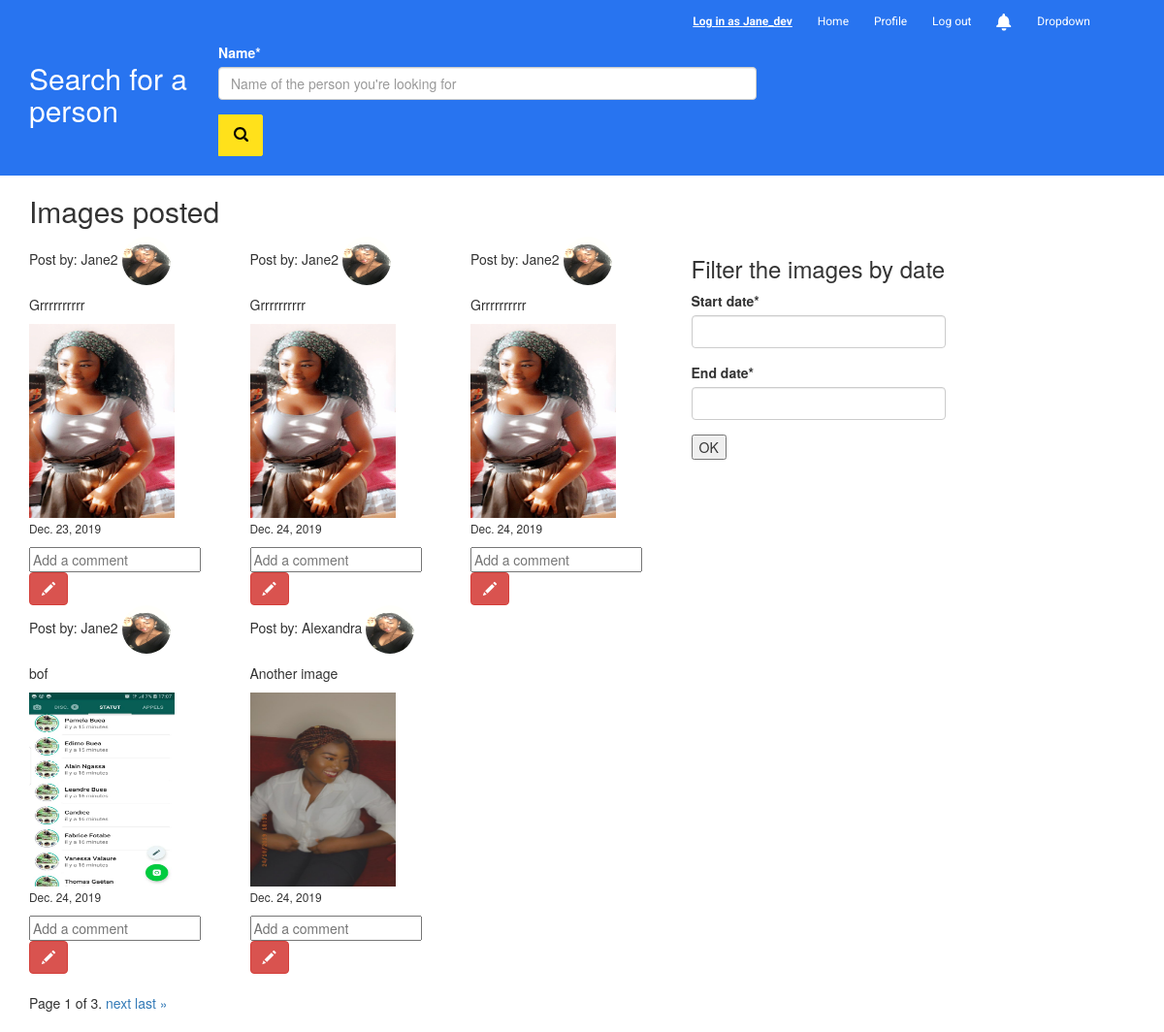
The page / (signed in) on the database its author committed.
### users/models.py (models this page shows, shortened)
class UploadImages(models.Model):
    user = models.ForeignKey(User, on_delete=models.CASCADE)
    image = models.ImageField(upload_to='uploaded_images/', null=True)
    image_label = models.TextField()
    pub_date = models.DateField(default=timezone.now)

class Profile(models.Model):
    user = models.OneToOneField(User, on_delete=models.CASCADE)
    profile_image = models.ImageField(upload_to='profile_pics/', null=True)

### search_number/views.py (the view)
# urls.py: path('', views.index, name='index'),
def index(request):
    if request.method == 'POST':
        form = forms.SearchForm(request.POST)
        date_form = forms.DateRangeForm(request.POST)
        com_form = CommentForms(request.POST)
        if form.is_valid():
            name= form.cleaned_data["name"]
            return redirect('results', name=name)
        if date_form.is_valid():
            qs = UploadImages.objects.filter(pub_date__range=(
                date_form.cleaned_data['start_date'],
                date_form.cleaned_data['end_date']
                ))
            return render(request, "index.html", {'form': form,
                                                  'images': qs,
                                                  'd_form': date_form})
    else:
        images_list = UploadImages.objects.all()
        paginator = Paginator(images_list, 5)
        page = request.GET.get('page')
        images = paginator.get_page(page)
        form = forms.SearchForm()
        date_form = forms.DateRangeForm()
        com_form = CommentForms(request.POST)
    return render(request, "index.html", {'form' : form,
                                          'images': images,
                                          'd_form':date_form,
                                          'c_form': com_form})

### search_number/forms.py
class SearchForm(forms.Form):
    name = forms.CharField(
        max_length=30,
        widget=forms.TextInput(attrs={
            "class": "form-control",
            "placeholder": "Name of the person you're looking for",
        })
    )

class DateRangeForm(forms.Form):
    start_date = forms.DateField()
    end_date = forms.DateField()

### search_number/templates/index.html (shortened to what this page needs)
<!DOCTYPE html>
<html lang="en">
{% load static %}
{% load crispy_forms_tags %}
<head>
        <link href="{% static 'main.css' %}" rel="stylesheet">
    <link href="//maxcdn.bootstrapcdn.com/bootstrap/3.3.0/css/bootstrap.min.css" rel="stylesheet" id="bootstrap-css">
</head>
<body>
<div id="flipkart-navbar">
    <div class="container">
        <div class="row row1">
            <ul class="largenav pull-right">
                {% if user.is_authenticated %}
                <li class="upper-links" style="text-decoration:underline; font-weight:bold">Log in as {{ user.username }}</li>
                <li class="upper-links"><a class="links" href="{% url 'index' %}">Home</a></li>
                <li class="upper-links"><a class="links" href="{% url 'profile' %}">Profile</a></li>
                <li class="upper-links"><a class="links" href="{% url 'logout' %}">Log out</a></li>
                {% else %}
                <li class="upper-links"><a class="links" href="{% url 'login' %}">Login</a></li>
                <li class="upper-links"><a class="links" href="{% url 'register' %}">Register</a></li>
                {% endif %}
                <li class="upper-links">
                    <a class="links" href="http://clashhacks.in/">
                    </a>
                </li>
                <li class="upper-links dropdown"><a class="links" href="http://clashhacks.in/">Dropdown</a>
                </li>
            </ul>
        </div>
        <div class="row row2">
            {% if user.is_authenticated %}
            <div class="col-sm-2">
                <h2>Search for a person</h2>
            </div>
            <div class="flipkart-navbar-search smallsearch col-sm-8 col-xs-11">
                <div class="row">
                    <div  class="col col-md-9">
                        <form action="" method="post" enctype="multipart/form-data">
                            {{ form|crispy }}
                            <button class="flipkart-navbar-button col-xs-1" type="submit">
                            </button>
                        </form>
                    </div>
                </div>
            </div>
            {% else %}
            <div class="col col-md-10">You need to Have an account and log in to Search for a person</div>
            {% endif %}
        </div>
    </div>
</div>
<div class="container">
<h2>Images posted</h2>
<div class="row">
    <div class="col col-md-7" style="">
        <div class="row">
            {% for img in images %}
            <div class="col col-md-4">
                <p>Post by: {{img.user.username }}
                    <img height="50" width="50" src="{{ img.user.profile.profile_image.url }}" style="border-radius: 50%;">
                </p>
                <p>{{ img.image_label }}</p>
                <img height="200" width="150" src="{{ img.image.url }}">
                <p><small>{{ img.pub_date }}</small></p>
                <form action="" method="post">
                    <input type="text" placeholder="Add a comment">
                    <button type="submit" class="btn btn-danger"><span class="glyphicon glyphicon-pencil"></span></button>
                </form>
             </div>
            {% endfor %}
         </div>
    </div>
    <div class="col col-md-3">
        <h3>Filter the images by date</h3>
        <form action="" method="post" enctype="multipart/form-data">
            {{ d_form|crispy }}
            <input type="submit" value="OK">
        </form>
    </div>
</div>
 <div class="pagination row">
    <span class="step-links">
        <span class="current">
            Page {{ images.number }} of {{ images.paginator.num_pages }}.
        </span>
        {% if images.has_next %}
            <a href="?page={{ images.next_page_number }}">next</a>
            <a href="?page={{ images.paginator.num_pages }}">last &raquo;</a>
        {% endif %}
    </span>
</div>
</div>
</body>
</html>

### search_number/static/main.css (style rules this page uses)
#flipkart-navbar { background-color: #2874f0; color: #FFFFFF; }
.row1 { padding-top: 10px; padding-right: 50px; }
.row2 { padding-bottom: 20px; }
.flipkart-navbar-button { background-color: #ffe11b; border: 1px solid #ffe11b; border-radius: 0 2px 2px 0; color: #565656; padding: 10px 0; height: 43px; cursor: pointer; }
.upper-links { display: inline-block; padding: 0 11px; line-height: 23px; font-family: 'Roboto', sans-serif; letter-spacing: 0; color: inherit; border: none; outline: none; font-size: 12px; }
.dropdown { position: relative; display: inline-block; margin-bottom: 0px; }
.links { color: #fff; text-decoration: none; }
.largenav { display: none; }
.smallsearch { margin-left: 15px; margin-top: 15px; }
@media screen and (min-width: 768px) { .largenav { display: block; } }
@media screen and (min-width: 768px) { .smallsearch { margin: 0px; } }

### rows shown on the page
UploadImages: user.username "Jane2", user.profile.profile_image (picture), image_label "Grrrrrrrrrr", image (picture), pub_date "Dec. 23, 2019"
UploadImages: user.username "Jane2", user.profile.profile_image (picture), image_label "Grrrrrrrrrr", image (picture), pub_date "Dec. 24, 2019"
UploadImages: user.username "Jane2", user.profile.profile_image (picture), image_label "Grrrrrrrrrr", image (picture), pub_date "Dec. 24, 2019"
UploadImages: user.username "Jane2", user.profile.profile_image (picture), image_label "bof", image (picture), pub_date "Dec. 24, 2019"
UploadImages: user.username "Alexandra", user.profile.profile_image (picture), image_label "Another image", image (picture), pub_date "Dec. 24, 2019"

### other values the page prints
{{ user.username }} "Jane_dev"
{{ images.number }} "1"
{{ images.paginator.num_pages }} "3"
